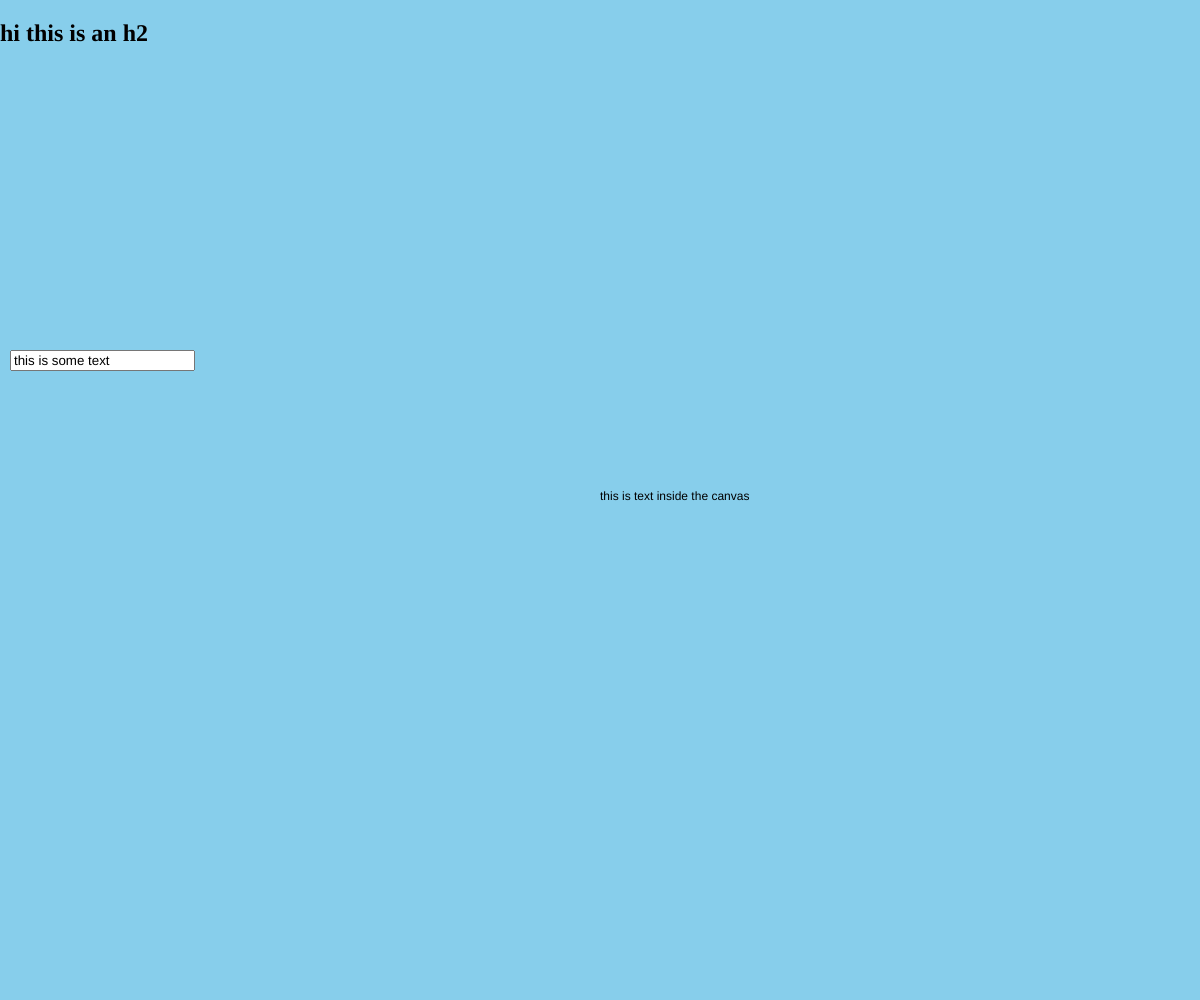
Frame 1 (no input)
Frame 60 (no input): identical to frame 1, image omitted
Frame 120 (the mouse pressed at the canvas centre since frame 60): identical to frame 1, image omitted

The p5.js sketch that drew this single still picture (run headless with seeded random() and noise() and a simulated clock; from frame 60 on, the mouse is pressed at the canvas centre):

// p5.js sketch
// ── sketch.js
// make the html elements global because we might want to manipulate them throughout our sketches
let headerElement;
let slider;
let inputText;
let dropdown;

function setup() {
  createCanvas(window.innerWidth, window.innerHeight);

  headerElement = createElement("h2", "hi this is an h2");
  headerElement.position(0, 0);
  headerElement.textContent = "i have changed the content now";

  // createSlider (min, max, [value], [step])
  // value = starting value
  // step = if you want it to snap to a value
  slider = createSlider(0, width, width / 2);

  // createInput ([value])
  inputText = createInput("this is some text");
  inputText.position(10, 350);

  //createSelect ([multiple])
  dropdown = createSelect();
  dropdown.option("sky blue", "skyblue");
  dropdown.option("pink");
}

function draw() {
  background(dropdown.selected());

  // print(slider.value)
  text("this is text inside the canvas", width / 2, height / 2);
}
